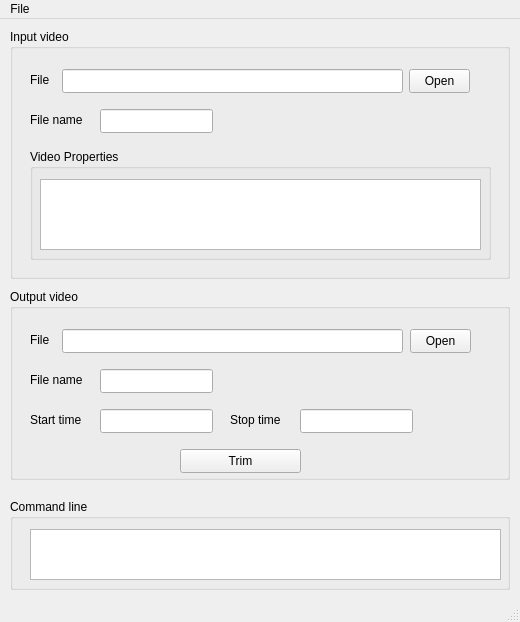
<?xml version="1.0" encoding="UTF-8"?>
<ui version="4.0">
 <class>MainWindow</class>
 <widget class="QMainWindow" name="MainWindow">
  <property name="geometry">
   <rect>
    <x>0</x>
    <y>0</y>
    <width>520</width>
    <height>622</height>
   </rect>
  </property>
  <property name="windowTitle">
   <string>MainWindow</string>
  </property>
  <widget class="QWidget" name="centralWidget">
   <widget class="QGroupBox" name="inputGroupBox">
    <property name="geometry">
     <rect>
      <x>10</x>
      <y>10</y>
      <width>500</width>
      <height>250</height>
     </rect>
    </property>
    <property name="title">
     <string>Input video</string>
    </property>
    <widget class="QLineEdit" name="inputFilePath">
     <property name="geometry">
      <rect>
       <x>52</x>
       <y>40</y>
       <width>341</width>
       <height>24</height>
      </rect>
     </property>
    </widget>
    <widget class="QLabel" name="label">
     <property name="geometry">
      <rect>
       <x>20</x>
       <y>40</y>
       <width>31</width>
       <height>21</height>
      </rect>
     </property>
     <property name="text">
      <string>File</string>
     </property>
    </widget>
    <widget class="QPushButton" name="inputOpenButton">
     <property name="geometry">
      <rect>
       <x>399</x>
       <y>40</y>
       <width>61</width>
       <height>24</height>
      </rect>
     </property>
     <property name="text">
      <string>Open</string>
     </property>
    </widget>
    <widget class="QLineEdit" name="inputFileName">
     <property name="geometry">
      <rect>
       <x>90</x>
       <y>80</y>
       <width>113</width>
       <height>24</height>
      </rect>
     </property>
    </widget>
    <widget class="QLabel" name="label_2">
     <property name="geometry">
      <rect>
       <x>20</x>
       <y>80</y>
       <width>60</width>
       <height>21</height>
      </rect>
     </property>
     <property name="text">
      <string>File name</string>
     </property>
    </widget>
    <widget class="QGroupBox" name="groupBox">
     <property name="geometry">
      <rect>
       <x>20</x>
       <y>120</y>
       <width>461</width>
       <height>111</height>
      </rect>
     </property>
     <property name="title">
      <string>Video Properties</string>
     </property>
     <widget class="QTextEdit" name="vidProps">
      <property name="geometry">
       <rect>
        <x>10</x>
        <y>30</y>
        <width>441</width>
        <height>71</height>
       </rect>
      </property>
     </widget>
    </widget>
   </widget>
   <widget class="QGroupBox" name="outputGroupBox">
    <property name="geometry">
     <rect>
      <x>10</x>
      <y>270</y>
      <width>500</width>
      <height>191</height>
     </rect>
    </property>
    <property name="title">
     <string>Output video</string>
    </property>
    <widget class="QLineEdit" name="outputFilePath">
     <property name="geometry">
      <rect>
       <x>52</x>
       <y>40</y>
       <width>341</width>
       <height>24</height>
      </rect>
     </property>
     <property name="toolTip">
      <string>Select the input video</string>
     </property>
    </widget>
    <widget class="QPushButton" name="outputOpenButton">
     <property name="geometry">
      <rect>
       <x>400</x>
       <y>40</y>
       <width>61</width>
       <height>24</height>
      </rect>
     </property>
     <property name="text">
      <string>Open</string>
     </property>
    </widget>
    <widget class="QLabel" name="label_3">
     <property name="geometry">
      <rect>
       <x>20</x>
       <y>40</y>
       <width>31</width>
       <height>21</height>
      </rect>
     </property>
     <property name="text">
      <string>File</string>
     </property>
    </widget>
    <widget class="QLabel" name="label_4">
     <property name="geometry">
      <rect>
       <x>20</x>
       <y>80</y>
       <width>60</width>
       <height>21</height>
      </rect>
     </property>
     <property name="text">
      <string>File name</string>
     </property>
    </widget>
    <widget class="QLineEdit" name="outputFileName">
     <property name="geometry">
      <rect>
       <x>90</x>
       <y>80</y>
       <width>113</width>
       <height>24</height>
      </rect>
     </property>
    </widget>
    <widget class="QLineEdit" name="startTime">
     <property name="geometry">
      <rect>
       <x>90</x>
       <y>120</y>
       <width>113</width>
       <height>24</height>
      </rect>
     </property>
    </widget>
    <widget class="QLineEdit" name="stopTime">
     <property name="geometry">
      <rect>
       <x>290</x>
       <y>120</y>
       <width>113</width>
       <height>24</height>
      </rect>
     </property>
    </widget>
    <widget class="QLabel" name="label_5">
     <property name="geometry">
      <rect>
       <x>20</x>
       <y>120</y>
       <width>60</width>
       <height>21</height>
      </rect>
     </property>
     <property name="text">
      <string>Start time</string>
     </property>
    </widget>
    <widget class="QLabel" name="label_6">
     <property name="geometry">
      <rect>
       <x>220</x>
       <y>120</y>
       <width>60</width>
       <height>21</height>
      </rect>
     </property>
     <property name="text">
      <string>Stop time</string>
     </property>
    </widget>
    <widget class="QPushButton" name="trimButton">
     <property name="geometry">
      <rect>
       <x>170</x>
       <y>160</y>
       <width>121</width>
       <height>24</height>
      </rect>
     </property>
     <property name="text">
      <string>Trim</string>
     </property>
    </widget>
   </widget>
   <widget class="QGroupBox" name="commandLineGroupBox">
    <property name="geometry">
     <rect>
      <x>10</x>
      <y>480</y>
      <width>500</width>
      <height>91</height>
     </rect>
    </property>
    <property name="title">
     <string>Command line</string>
    </property>
    <widget class="QTextEdit" name="commandLine">
     <property name="geometry">
      <rect>
       <x>20</x>
       <y>30</y>
       <width>471</width>
       <height>51</height>
      </rect>
     </property>
     <property name="acceptRichText">
      <bool>true</bool>
     </property>
    </widget>
   </widget>
  </widget>
  <widget class="QMenuBar" name="menuBar">
   <property name="geometry">
    <rect>
     <x>0</x>
     <y>0</y>
     <width>520</width>
     <height>22</height>
    </rect>
   </property>
   <widget class="QMenu" name="menuFile">
    <property name="title">
     <string>File</string>
    </property>
    <addaction name="separator"/>
    <addaction name="actionOpen"/>
    <addaction name="actionExit"/>
   </widget>
   <addaction name="menuFile"/>
  </widget>
  <widget class="QStatusBar" name="statusBar"/>
  <action name="actionOpen">
   <property name="icon">
    <iconset resource="resources.qrc">
     <normaloff>:/imgs/baseline-folder_open-24px.svg</normaloff>:/imgs/baseline-folder_open-24px.svg</iconset>
   </property>
   <property name="text">
    <string>Open</string>
   </property>
   <property name="shortcut">
    <string>Meta+O</string>
   </property>
  </action>
  <action name="actionExit">
   <property name="icon">
    <iconset>
     <normalon>:/imgs/baseline-exit_to_app-24px.svg</normalon>
    </iconset>
   </property>
   <property name="text">
    <string>Close</string>
   </property>
   <property name="shortcut">
    <string>Meta+Q</string>
   </property>
  </action>
 </widget>
 <layoutdefault spacing="6" margin="11"/>
 <resources>
  <include location="resources.qrc"/>
 </resources>
 <connections/>
</ui>
